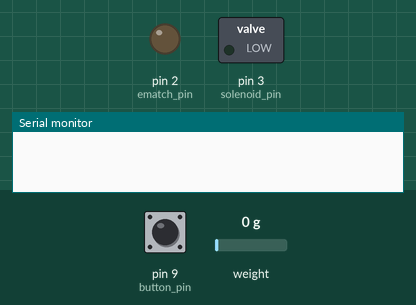
Simulated run of this sketch. Board: Arduino Uno, built with avr-gcc and run on an emulated ATmega328P. On the bench: switched loads named in the sketch (green lamp = pin HIGH), output pins drawn as LEDs (lit = HIGH), the last lines printed to the serial monitor. The test bench sets the inputs (shaded band); at power-on: weight on the scale 0 g, pin 9 (button_pin) LOW. Storage starts empty.

Above: at 0.1 s.
At 2.2 s:
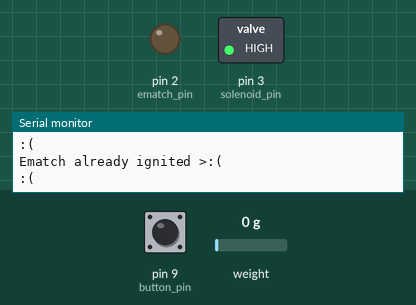
2.3 s: weight on the scale set to 100 g
5.3 s: pin 9 (button_pin) pulled HIGH for 0.15 s
6.9 s: weight on the scale set to 1250 g
Timing chart, 0 to 9.9 s (numbered marks = the images above; inputs shaded):
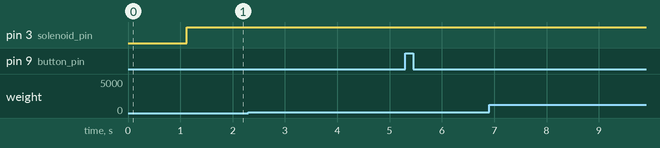

The sketch:

BURPGTeamCode.ino
```cpp
#include "HX711.h"
#include <SPI.h>
#include <SD.h>
//for the sd card we only care about the setup; after just make a function that reads the code for when
// our load cell is ready to take measurements
//#define calibration_factor <- still need to find the value for this :(
const int loadcell_dout_pin = 4;
const int loadcell_sck_pin = 5;
const int button_pin = 9; // change formatting to buttonPin so on and so on
const int solenoid_pin = 3;
const int ematch_pin = 2;
const int sd_cs = 10;

const int threshold; // needs to be found through testing
const int ematch_pulse = 250; //ms
const int solenoid_safety_time = 10000; //ms ~10 ms
bool solenoid_open = false;
bool ematchIgnited = false;

unsigned long solenoid_start_time = 0;
unsigned long ematch_start_time = 0;

HX711 loadcell;
File dataFile;

void setup() {
Serial.begin(9600);

// Beggining to instantiate our loadcell
loadcell.begin(loadcell_dout_pin, loadcell_sck_pin);
//loadcell.set_scale(calibration_factor);
loadcell.tare(); // zeroing our scale

// IO directions
  pinMode(solenoid_pin, OUTPUT);
  pinMode(ematch_pin, OUTPUT);
  pinMode(button_pin, INPUT);

// ensure outputs start LOW
digitalWrite(solenoid_pin, LOW);
digitalWrite(ematch_pin, LOW);

// takes in input from whether button is pressed or not

dataFile = SD.open("datalog.csv", FILE_WRITE);
    if (dataFile) {
      dataFile.println("Time(ms),Force(RAW)");
      dataFile.close();
    }
}


void loop() {
  unsigned long current_millis = millis();
  int buttonval = digitalRead(button_pin);
  //continouly recording and storing load cell data
  long reading = loadcell.read();
  logData(reading,current_millis);

  //turn on ematch when button pressed & ematch not already ignited
  if(buttonval == HIGH && !ematchIgnited){
    igniteEmatch();
  }

  if (ematchIgnited && (current_millis - ematch_start_time >= ematch_pulse)) {
      digitalWrite(ematch_pin, LOW);
      ematchIgnited = false;
      Serial.println("E-match pulse completed");
    }

  else {
    Serial.println("Ematch already ignited >:( ");
  }

  if(reading >= threshold && !solenoid_open ) //open solenoid when a combustion is guranteed/actually good
  {
    openSolenoid();
  }
  else if (reading < threshold && solenoid_open) //close solenoid when not prodcucing enough force
  {
    digitalWrite(solenoid_pin, LOW);
    solenoid_open = false;
  }
  else{
    Serial.println(":(");
  }
  if((solenoid_open && current_millis - solenoid_start_time) >= solenoid_safety_time) //auto close the solenoid if open for too long
  {
    digitalWrite(solenoid_pin, LOW);
    solenoid_open = false;
  }

}


void openSolenoid(){
  digitalWrite(solenoid_pin, HIGH);
  solenoid_open = true;
  solenoid_start_time = millis();

}

void igniteEmatch(){
  digitalWrite(ematch_pin, HIGH);
  ematchIgnited = true;
  ematch_start_time = millis();
}

void logData( long forceReading,unsigned long millis){
      dataFile = SD.open("datalog.csv", FILE_WRITE);
      if (dataFile) {
        dataFile.println(millis);
        dataFile.print(",");
        dataFile.print(forceReading);
        dataFile.println();
        dataFile.close();
      }

}
```
